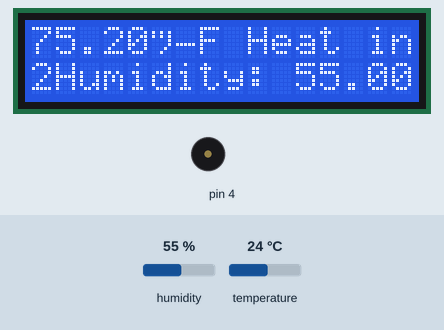
Recording of a sketch running on a simulated Arduino Uno, built with avr-gcc and run on an emulated ATmega328P. Shown: 16×2 character LCD, buzzer (waves = sounding). The test bench sets the inputs (shaded band); at power-on: temperature 24 °C, humidity 55 %. What the sketch prints to the serial monitor is not drawn.

Above: at 2.7 s.
2.8 s: temperature set to 41 °C
At 4.8 s:
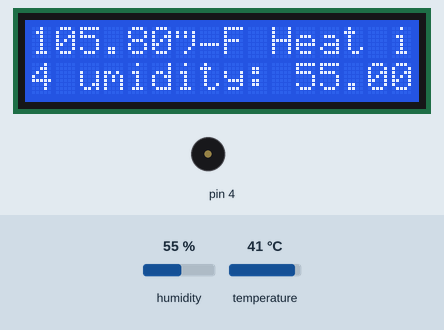
9.3 s: temperature set to 3 °C
At 11.5 s:
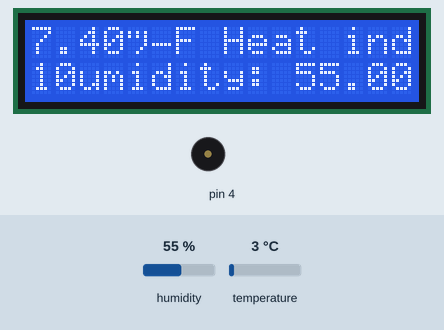
15.8 s: temperature set to 12 °C
At 17.8 s:
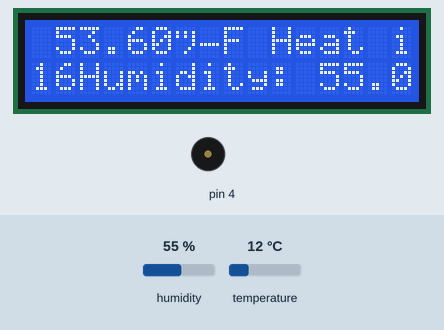
22.0 s: temperature set to 33 °C
At 23.3 s:
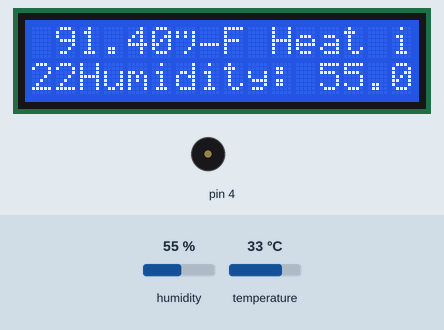
28.2 s: humidity set to 67 %
At 30.0 s:
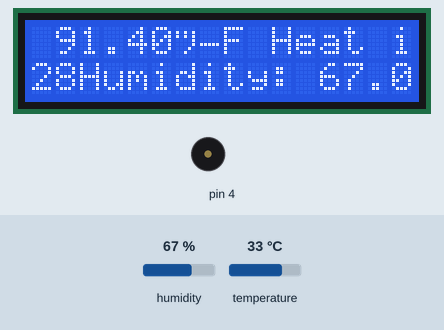
31.2 s: humidity set to 71 %
At 33.13 s:
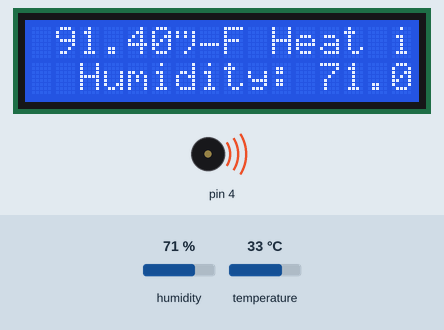
Timing chart, 0 to 37.9 s (numbered marks = the images above; inputs shaded):
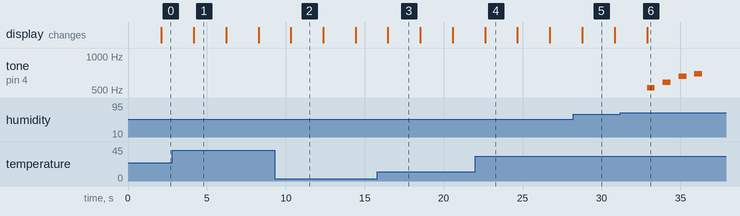

The sketch:

temperatura_y_humedad_con_buzzer.ino
```cpp
#include "DHT.h"
#include <LiquidCrystal.h>


#include "pitches.h"
int melody[] = {
NOTE_C5, NOTE_D5, NOTE_E5, NOTE_F5, NOTE_G5, NOTE_A5, NOTE_B5, NOTE_C6};
int duration = 500;

#define DHTPIN 2
#define DHTTYPE DHT11 // DHT 11
DHT dht(DHTPIN, DHTTYPE);
LiquidCrystal lcd(7, 8, 9, 10, 11, 12);

void setup() {
  // put your setup code here, to run once:
   lcd.begin(16, 2);
   Serial.begin(9600);
   Serial.println(F("DHTxx test!"));
   dht.begin();

}

void loop() {
  // put your main code here, to run repeatedly:
   lcd.setCursor(0, 1);
   lcd.print(millis()/1000);
   delay(2000);
   float h = dht.readHumidity();
   float t = dht.readTemperature();
   float f = dht.readTemperature(true);
   if (isnan(h) || isnan(t) || isnan(f)) {
   Serial.println(F("Failed to read from DHT sensor!"));
   return;
   }
   float hif = dht.computeHeatIndex(f, h);
   float hic = dht.computeHeatIndex(t, h, false);
   Serial.print(F("Humidity: "));
   Serial.print(h);
   Serial.print(F("% Temperature: "));
   Serial.print(t);
   Serial.print(F("°C "));
   Serial.print(f);
   Serial.print(F("°F Heat index: "));
   Serial.print(hic);
   Serial.print(F("°C "));
   Serial.print(hif);
   Serial.println(F("°F"));
   lcd.print(F("Humidity: "));
   lcd.print(h);
   lcd.print(F("% Temperature: "));
   lcd.print(t);
   lcd.print(F("°C "));
   lcd.print(f);
   lcd.print(F("°F Heat index: "));
   lcd.print(hic);
   lcd.print(F("°C "));
   lcd.print(hif);
   lcd.println(F("°F"));

    if (h >= 70.00) {

      for (int thisNote = 0; thisNote < 4; thisNote++) {
// pin8 output the voice, every scale is 0.5 sencond
        tone(4, melody[thisNote], duration);
        delay(1000);
        }
      delay(2000);
     }

    }
```

Measured:
- the behaviour switches between 69 and 70 % on humidity (found by bisection; images 5 and 6)
- after the input at 2.8 s, the display: first changes after 1.4 s (image 1 shows a later state)
- after the input at 9.3 s, the display: first changes after 1.0 s (image 2 shows a later state)
- after the input at 15.8 s, the display: first changes after 0.67 s (image 3 shows a later state)
- after the input at 22.0 s, the display: first differs from a run without the input after 0.62 s (image 4)
- after the input at 31.2 s, tone on pin 4: plays 523 Hz for 0.50 s, 587 Hz for 0.50 s, 659 Hz for 0.50 s, 698 Hz for 0.50 s, starting after 1.7 s
- what the display in image 1 shows lasts 2.0 s, from 4.2 s to 6.2 s
